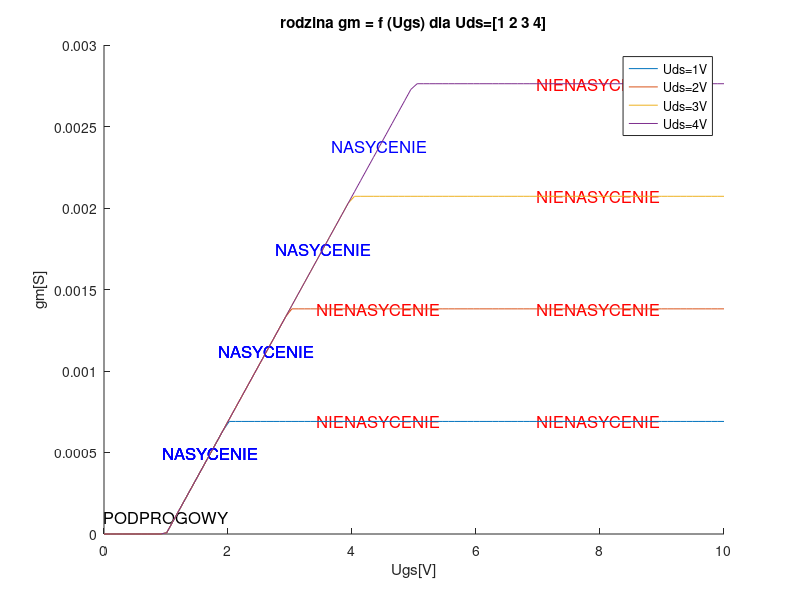

MATLAB code to generate this figure:
clc
close all

%sposób oznaczania->gm co liczymy, ds to co mamy zbadać dla paru wartości

Uds=[1 2 3 4];

Ugs=linspace(0,10);
% B=0.5; %TODO znaleźć B
Ut=1;
tox=30e-9;
WL=10;
ruchliwosc=0.06;
% Cox=E0*Er/tox
% E0=8.854e-12F/m
% Er=3.9 for SiO2
Cox=(8.854e-12)*3.9/tox
B=Cox*ruchliwosc*WL

Wypadkowa=0;
indeks1=0;
indeks2=0;
indeks3=0;
figure
 for i=1:   length(Uds)
    Id=B*(Uds(i));
    Idsat=B*(Ugs-Ut);
    for k=1:length(Ugs)
      if(Ut>Ugs(k))
          Wypadkowa(k)=0;
           
          if (indeks1==0)
           text(Ugs(k), Wypadkowa(k)+0.1e-3,"PODPROGOWY",'Color','black','FontSize',12);
           indeks1=1
          end
      elseif((Ugs(k)-Ut)>Uds(i))
          Wypadkowa(k)=Id;
           indeks2=mod(k,35)
          if (indeks2==0)
               text(Ugs(k),Wypadkowa(k),"NIENASYCENIE",'Color','red','FontSize',12);         
          end
      else
          Wypadkowa(k)=Idsat(k);
           indeks3=mod(k,9)
          if (indeks3==0)
               text(Ugs(k),Wypadkowa(k),"NASYCENIE",'Color','blue','FontSize',12,'HorizontalAlignment','center');
              
          end
      end    
    end
  
  
%  Wypadkowa=min(Id,Idsat)
  hold on
  plot(Ugs,Wypadkowa);
  hold on
   
 end
 legend("Uds=1V","Uds=2V","Uds=3V","Uds=4V")
 xlabel("Ugs[V]")
 ylabel("gm[S]")
 title("rodzina gm = f (Ugs) dla Uds=[1 2 3 4]")
 
 
hold off